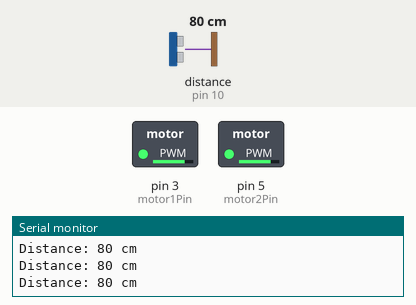
The sketch below on a simulated Arduino Uno, built with avr-gcc and run on an emulated ATmega328P. Shown: switched loads named in the sketch (green lamp = pin HIGH), the last lines printed to the serial monitor. Wiring (inferred from the names in the program): ultrasonic range finder: trigger pin 9; echo pin 10. The inputs (shaded band) are chosen by the test bench; at power-on: distance to the obstacle (sensor on pin 10) 80 cm. The echo pulse lasts 58.3 µs per cm; pins used as bus, display or sensor lines are not drawn.

Above: at 1.2 s.
1.3 s: distance to the obstacle (sensor on pin 10) set to 23 cm
2.8 s: distance to the obstacle (sensor on pin 10) set to 19 cm
At 3.4 s:
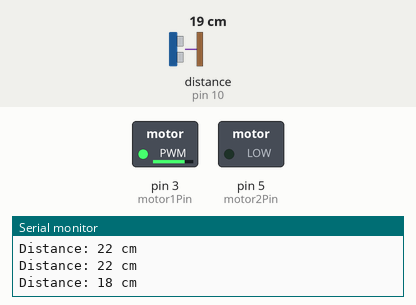
Timing chart, 0 to 5.8 s (numbered marks = the images above; inputs shaded):
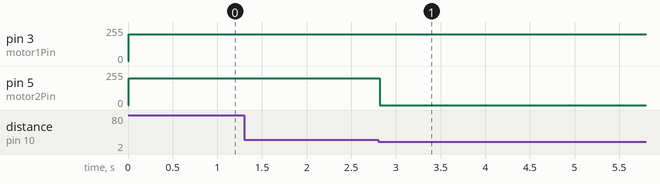

The sketch:

Avoid_O_Bot.ino
```cpp
// Pin definitions
const int trigPin = 9;    // Trigger pin for the ultrasonic sensor
const int echoPin = 10;   // Echo pin for the ultrasonic sensor
const int motor1Pin = 3;  // Pin for motor 1
const int motor2Pin = 5;  // Pin for motor 2

// Distance threshold in cm
const int distanceThreshold = 20;

// Motor speed
const int motorSpeed = 200;

void setup() {
  // Initialize serial communication
  Serial.begin(9600);

  // Initialize pin modes
  pinMode(trigPin, OUTPUT);
  pinMode(echoPin, INPUT);
  pinMode(motor1Pin, OUTPUT);
  pinMode(motor2Pin, OUTPUT);
}

void loop() {
  // Send a 10-microsecond pulse to the ultrasonic sensor to trigger a reading
  digitalWrite(trigPin, LOW);
  delayMicroseconds(2);
  digitalWrite(trigPin, HIGH);
  delayMicroseconds(10);
  digitalWrite(trigPin, LOW);

  // Measure the duration of the echo pulse, which is proportional to the distance
  int duration = pulseIn(echoPin, HIGH);

  // Convert the duration to distance in cm
  int distance = duration / 58;

  // Print the distance to the serial monitor for debugging
  Serial.print("Distance: ");
  Serial.print(distance);
  Serial.println(" cm");

  // If an obstacle is detected within the threshold distance, stop and turn
  if (distance < distanceThreshold) {
    // Stop the motors
    analogWrite(motor1Pin, 0);
    analogWrite(motor2Pin, 0);

    // Turn left by reversing one motor
    analogWrite(motor1Pin, motorSpeed);
    delay(1000);

    // Resume forward motion
    analogWrite(motor1Pin, motorSpeed);
    analogWrite(motor2Pin, motorSpeed);
  }
  // Otherwise, continue moving forward direction
  else {
    analogWrite(motor1Pin, motorSpeed);
    analogWrite(motor2Pin, motorSpeed);
  }
}
```

Measured:
- the behaviour switches between 21 and 20 cm on distance to the obstacle (sensor on pin 10) (found by bisection; images 0 and 1)
- after the input at 2.8 s, pin 5 (motor2Pin): 200/255 → 0/255 at once
